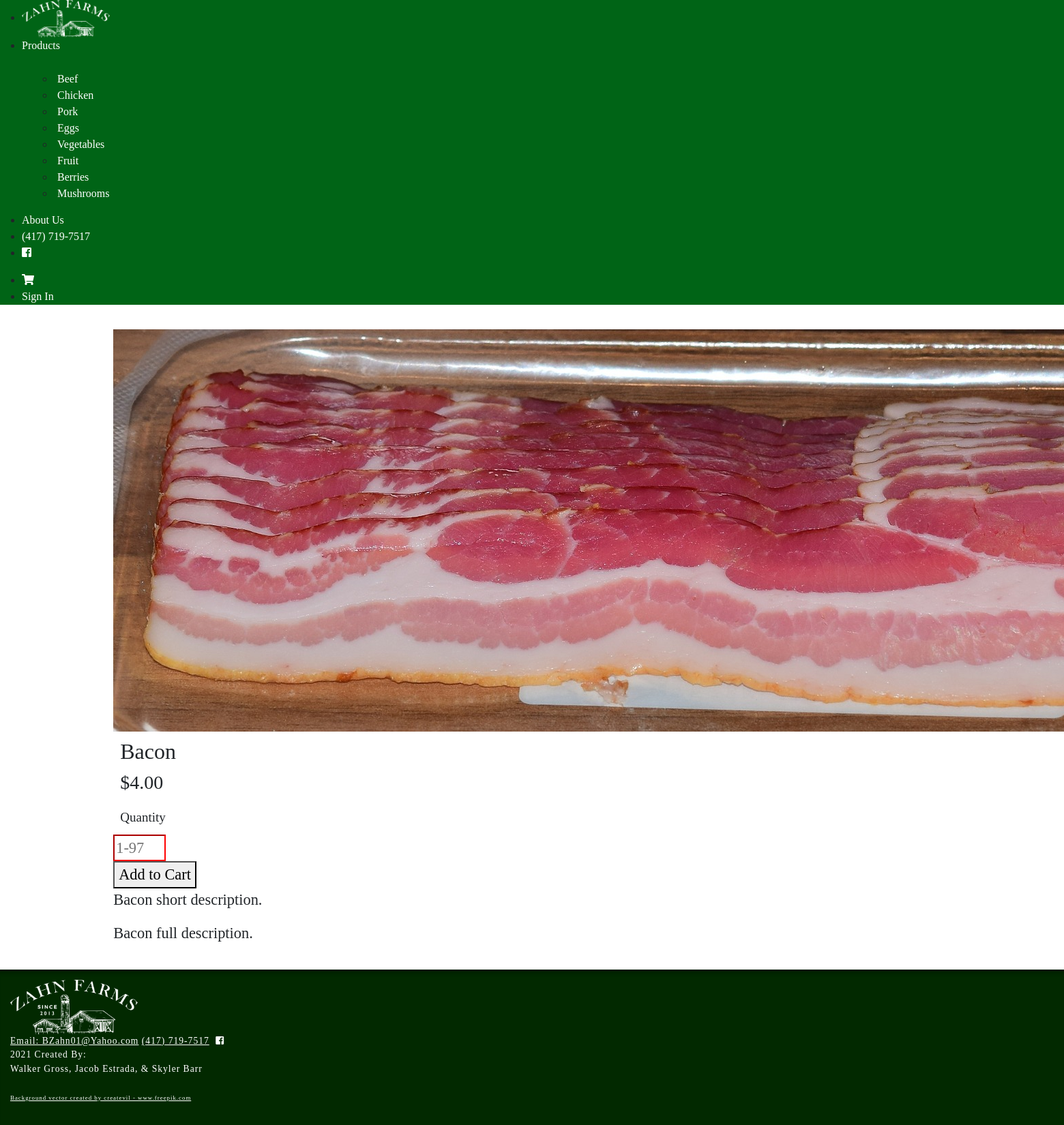
The page /product?catID=43&prodID=3 on the database its author committed.
### tables this page shows
CREATE TABLE `categories` (
  `catID` int(11) NOT NULL,
  `catName` varchar(25) NOT NULL,
  `image` varchar(255) NOT NULL,
  `taxRate` decimal(4,3) NOT NULL DEFAULT '0.000',
  `hide` tinyint(1) NOT NULL
);

CREATE TABLE `products` (
  `productID` int(11) NOT NULL,
  `productName` varchar(50) NOT NULL,
  `portionsID` int(11) NOT NULL,
  `price` decimal(10,2) DEFAULT NULL,
  `qty` int(10) DEFAULT NULL,
  `shortDesc` varchar(255) DEFAULT NULL,
  `fullDesc` varchar(255) DEFAULT NULL,
  `catID` int(11) NOT NULL,
  `image` varchar(255) NOT NULL,
  `sizeID` int(11) DEFAULT NULL,
  `outOfSeason` tinyint(1) NOT NULL,
  `hide` tinyint(1) NOT NULL
);

### models/products_db.php (called while the page is built, shortened)
<?php
function getAllCategoriesShow(){
    global $db;
    $sql = "SELECT * FROM categories WHERE hide = 0";
    $qry = $db->query($sql);
    $aryCat = $qry->fetchAll();
    return $aryCat;
}
function prodByID($prodID){
    global $db;
    $sql = "select * from products where productID = $prodID";
    $qry = $db->query($sql);
    $product = $qry->fetch();
    return $product;
}

### models/requests.php (called while the page is built, shortened)
<?php
$prodID = filter_input(INPUT_GET, "prodID");
?>

### product/product.php (the view, shortened to what this page needs)
<?php
$prod = prodByID($prodID);
$portion = portionByID($prod['portionsID']);
$sizeAry = null;
$qty = $prod['qty'];
?>
<div class="product-card-full uk-grid-small uk-flex-center uk-text-center" style="width:90%; margin:auto" uk-grid>
  <div class="uk-card uk-card-default uk-width-1-2">
    <img src="../images/<?=$prod['image']?>" alt="<?=$prod['productName']?> Image">
  </div>
  <div class="uk-width-1-2@s">
    <h2>
      <?=$prod['productName']?>
    </h2>
    <h3 id="price" style="<?php echo($prod['sizeID'] != null ? 'display:none;' : '')?><?php echo($prod['outOfSeason'] == 1 ? 'display:none;' : '')?>">
      <?php echo"$" . $prod['price'] . " " . $portion['portionsDesc']?>
    </h3>
    <form class="uk-form-stacked" action="cart.php" method="post">
      <div class="uk-grid-small uk-child-width-1-1@m uk-flex-center uk-text-center" uk-grid>
        <?php
        if ($prod['outOfSeason'] == 0) {
          if($prod['sizeID'] != null){
          ?>
          <div class="uk-card">
            <div class="size-form" uk-form-custom="target: > * > span:first-child">
              <label class="uk-form-label">Size</label>
              <select id="size" name="size" onchange="sizePrice(this)">
                <option selected disabled hidden>Please select...</option>
                <?php
                foreach ($sizeAry as $size){
                ?>
                <option value="<?=$size['sizeName']?>"><?=$size['sizeName']?> $<?=$size['price']?></option>
                <?php
                }
                ?>
              </select>
              <button class="size-button uk-button uk-button-default" type="button" tabindex="-1">
                <span></span>
                <span uk-icon="icon: chevron-down"></span>
              </button>
            </div>
          </div>
            <?php
            if ($qty > 0) { ?>
            <div id="qty-box" style="display:none;" class="uk-card  uk-width-expand">
              <label class="uk-form-label" for="form-stacked-text">Quantity</label>
              <div class="uk-form-controls uk-width-1-3" style="margin:auto">
                <input id="qty-input" class="uk-input uk-text-center" id="form-stacked-text" type="number" placeholder="1-<?=$prod['qty']?>" min="1" max="<?=$prod['qty']?>" name="qty" tabindex="1" step="1" required onchange="checkQty()">
              </div>
              <p id="qty-invalid-alert">Invalid Quantity</p>
            </div>
            <?php
            }
          } else {
            if ($qty > 0) {
            ?>
          <div class="uk-card uk-width-expand">
            <label class="uk-form-label" for="form-stacked-text">Quantity</label>
            <div class="uk-form-controls uk-width-1-3" style="margin:auto">
              <input id="qty-input" class="uk-input uk-text-center" id="form-stacked-text" type="number" placeholder="1-<?=$prod['qty']?>" min="1" max="<?=$prod['qty']?>" name="qty" tabindex="1" step="1" required onchange="checkQty()">
            </div>
          </div>
            <?php
            }
          }
            ?>
        <?php
        }
        if ($qty == 0) {
        ?>
        <div class="uk-card">
          <button id="submit add-to-cart-btn" class="uk-button uk-button-default" tabindex="-1" disabled>Out of Stock</button>
        </div>
        <?php
        } else {
        ?>
          <div class="uk-card">
            <button id="submit add-to-cart-btn" class="uk-button uk-button-default" type="submit" tabindex="2">Add to Cart</button>
          </div>
        <?php
        }
        ?>
      </div>
    </form>
    <div class="uk-card uk-card-default uk-card-body uk-width-expand product-desc-short">
    <p><?=$prod['shortDesc']?></p>
  </div>
  </div>
  <div class="uk-card uk-card-default uk-card-body uk-width-expand product-desc-full">
    <p><?=$prod['fullDesc']?></p>
  </div>
</div>

### views/navbar.php (shortened to what this page needs)
<div class="no-print" uk-sticky="sel-target: .uk-navbar-container; cls-active: uk-navbar-sticky">
    <nav class="nav-bar uk-navbar-container" uk-navbar>
        <div class="uk-navbar-left">
            <ul class="uk-navbar-nav">
                <li>
                    <a class="uk-logo" style="min-width:177px;" href="../product/">
                        <img style="" src="../images/Logo.png" alt="Zahn Farms Logo">
                    </a>
                </li>
                <li>
                    <a href="../product/">Products</a>
                    <div class="uk-navbar-dropdown" delay-hide="250">
                        <ul class="uk-nav uk-navbar-dropdown-nav">
                            <?php
                            $aryCat = getAllCategoriesShow();
                            foreach($aryCat as $cat){
                            ?>
                            <li><a href="../product?catID=<?=$cat['catID']?>"><?=$cat['catName']?></a></li>
                            <?php
                            }
                            ?>
                        </ul>
                    </div>
                </li>
                <li><a href="../aboutUs/aboutUs.php">About Us</a></li>
                <li><a href="tel:417-719-7517" class="navContact">(417) 719-7517</a></li>
                <li><a href="https://www.facebook.com/ZahnFarms/" target="_blank"><i
                            class="fab fa-facebook-square"></i></a></li>
            </ul>
        </div>
        <div class="uk-navbar-right">
            <ul class="uk-navbar-nav">
                <li><a href="../product/cart.php"><i class="fas fa-shopping-cart"></i></a></li>
                <li><a href="../admin/">Sign In</a></li>
            </ul>
        </div>
    </nav>
</div>

### views/styles.css (style rules this page uses)
:root { --primary-green: #006416; --secondary-green: #18890B; --dark-green: #022900; }
html, body { background-image: url("../images/barnWood.jpg"); background-size: cover; padding:0px; font-family: "Caveat Brush", cursive; }
body { display: flex; flex-direction: column; min-height: 100vh; }
.uk-navbar-container { background-color: var(--primary-green) !important; }
.uk-navbar-nav>li>a { font-family: 'Libre Baskerville', serif; font-weight: 500; font-size: 1em; }
.uk-navbar-dropdown { background-color: var(--primary-green); font-family: 'Libre Baskerville', cursive; padding: 15px; margin-top:10px; }
.uk-navbar-dropdown-nav>li>a { padding-left:5px; }
nav a, nav a:hover { color: white !important; text-decoration: none; }
nav img { height:55px; width: 129px; }
.uk-card { font-family: 'Caveat Brush', cursive; font-size: 1.4em; background-color: rgba(1,1,1,0); box-shadow: none; }
.product-card-full :is(h2, h3, label) { font-family: 'Caveat Brush', cursive; margin:10px; }
.product-card-full label { font-size: .85em; }
input:invalid { border-color: red; }
.no-print { display: block; }

### rows shown on the page
categories: catName "Beef"
categories: catName "Chicken"
categories: catName "Pork"
categories: catName "Eggs"
categories: catName "Vegetables"
categories: catName "Fruit"
categories: catName "Berries"
categories: catName "Mushrooms"
products: image+productName (picture), productName "Bacon", price "4.00", qty "1-97", shortDesc "Bacon short description.", fullDesc "Bacon full description."
